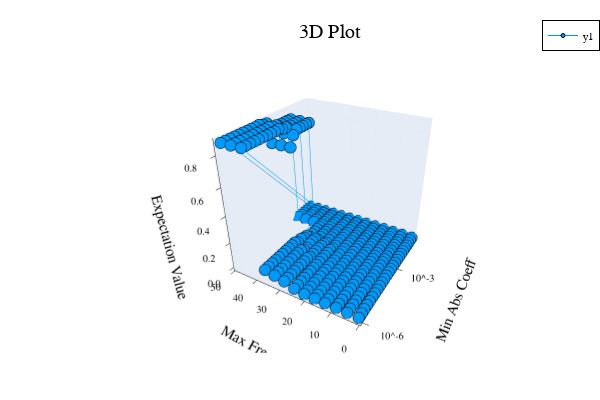
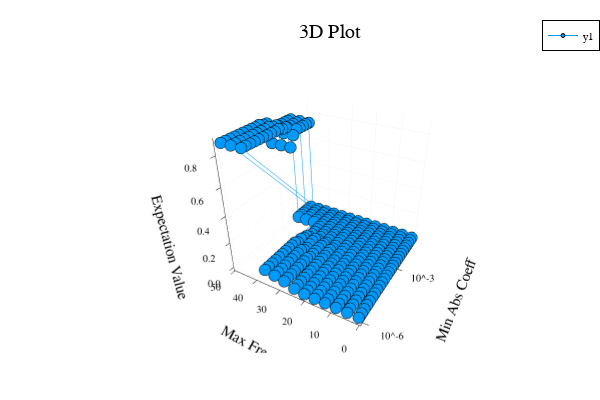

Here is the notebook cell these charts were saved with, in order:
### Code cell
# Unpack columns
x = [row[1] for row in expval_freq_abs]
y = [row[2] for row in expval_freq_abs]
z = [row[3] for row in expval_freq_abs]

plotlyjs()  # or pyplot() or gr()
plot3d(x, y, z,
    xflip = true,
    xlabel = "Max Freq",
    ylabel = "Min Abs Coeff",
    zlabel = "Expectation Value",
    title = "Max Freq vs Min Abs Coeff",
    marker = (:circle, 2),
    xscale = :linear,
    yscale = :log10
)

### Figure 1 — Plotly figure (JSON) as saved in the notebook; plotly's stock layout.template omitted (floating-point values rounded to 4 significant figures; data arrays with more than 128 entries replaced by an {"elided": "..."} marker saying what was removed)
{"data": [{"colorbar": {"len": 0.8657, "title": "", "x": 0.9934, "y": 0.5087}, "legendgroup": "y1", "line": {"color": "rgba(0, 154, 250, 1.000)", "dash": "solid", "shape": "linear", "width": 1}, "marker": {"color": "rgba(0, 154, 250, 1.000)", "line": {"color": "rgba(0, 0, 0, 1.000)", "width": 1}, "size": 4, "symbol": "circle"}, "mode": "lines+markers", "name": "y1", "scene": "scene", "showlegend": true, "transpose": false, "type": "scatter3d", "x": {"elided": "325 int values"}, "xaxis": "x", "y": {"elided": "325 float values"}, "yaxis": "y", "z": {"elided": "325 float values"}, "zaxis": "z"}], "layout": {"annotations": [{"font": {"color": "rgba(0, 0, 0, 1.000)", "family": "sans-serif", "size": 20}, "rotation": 0, "showarrow": false, "text": "3D Plot", "x": 0.5498, "xanchor": "center", "xref": "paper", "y": 1, "yanchor": "top", "yref": "paper"}], "height": 400, "legend": {"bgcolor": "rgba(255, 255, 255, 1.000)", "bordercolor": "rgba(0, 0, 0, 1.000)", "borderwidth": 1, "font": {"color": "rgba(0, 0, 0, 1.000)", "family": "sans-serif", "size": 11}, "title": {"font": {"color": "rgba(0, 0, 0, 1.000)", "family": "sans-serif", "size": 15}, "text": ""}, "tracegroupgap": 0, "traceorder": "normal", "x": 1, "xanchor": "auto", "y": 1, "yanchor": "auto"}, "margin": {"b": 20, "l": 0, "r": 0, "t": 20}, "paper_bgcolor": "rgba(255, 255, 255, 1.000)", "plot_bgcolor": "rgba(255, 255, 255, 1.000)", "scene": {"camera": {"eye": {"x": 1.126, "y": -1.95, "z": 1.3}, "projection": "orthographic"}, "domain": {"x": [0.1061, 0.9934], "y": [0.07581, 0.9415]}, "xaxis": {"gridcolor": "rgba(0, 0, 0, 0.100)", "gridwidth": 0.5, "linecolor": "rgba(0, 0, 0, 1.000)", "mirror": false, "range": [50.44, -0.44], "showgrid": true, "showline": true, "showticklabels": true, "tickangle": 0, "tickcolor": "rgb(0, 0, 0)", "tickfont": {"color": "rgba(0, 0, 0, 1.000)", "family": "sans-serif", "size": 11}, "tickmode": "array", "ticks": "inside", "ticktext": ["0", "10", "20", "30", "40", "50"], "tickvals": [0, 10, 20, 30, 40, 50], "title": "Max Freq", "titlefont": {"color": "rgba(0, 0, 0, 1.000)", "family": "sans-serif", "size": 15}, "type": "-", "visible": true, "zeroline": false, "zerolinecolor": "rgba(0, 0, 0, 1.000)"}, "yaxis": {"gridcolor": "rgba(0, 0, 0, 0.100)", "gridwidth": 0.5, "linecolor": "rgba(0, 0, 0, 1.000)", "mirror": false, "range": [-6.15, -0.85], "showgrid": true, "showline": true, "showticklabels": true, "tickangle": 0, "tickcolor": "rgb(0, 0, 0)", "tickfont": {"color": "rgba(0, 0, 0, 1.000)", "family": "sans-serif", "size": 11}, "tickmode": "array", "ticks": "inside", "ticktext": ["10^-6", "10^-3"], "tickvals": [1e-06, 0.001], "title": "Min Abs Coeff", "titlefont": {"color": "rgba(0, 0, 0, 1.000)", "family": "sans-serif", "size": 15}, "type": "log", "visible": true, "zeroline": false, "zerolinecolor": "rgba(0, 0, 0, 1.000)"}, "zaxis": {"gridcolor": "rgba(0, 0, 0, 0.100)", "gridwidth": 0.5, "linecolor": "rgba(0, 0, 0, 1.000)", "mirror": false, "range": [-0.02632, 0.9038], "showgrid": true, "showline": true, "showticklabels": true, "tickangle": 0, "tickcolor": "rgb(0, 0, 0)", "tickfont": {"color": "rgba(0, 0, 0, 1.000)", "family": "sans-serif", "size": 11}, "tickmode": "array", "ticks": "inside", "ticktext": ["0.0", "0.2", "0.4", "0.6", "0.8"], "tickvals": [0, 0.2, 0.4, 0.6, 0.8], "title": "Expectation Value", "titlefont": {"color": "rgba(0, 0, 0, 1.000)", "family": "sans-serif", "size": 15}, "type": "-", "visible": true, "zeroline": false, "zerolinecolor": "rgba(0, 0, 0, 1.000)"}}, "showlegend": true, "width": 600}}

### Figure 2 — Plotly figure (JSON) as saved in the notebook; plotly's stock layout.template omitted (floating-point values rounded to 4 significant figures; data arrays with more than 128 entries replaced by an {"elided": "..."} marker saying what was removed)
{"data": [{"colorbar": {"len": 0.8657, "title": "", "x": 0.9934, "y": 0.5087}, "legendgroup": "y1", "line": {"color": "rgba(0, 154, 250, 1.000)", "dash": "solid", "shape": "linear", "width": 1}, "marker": {"color": "rgba(0, 154, 250, 1.000)", "line": {"color": "rgba(0, 0, 0, 1.000)", "width": 1}, "size": 4, "symbol": "circle"}, "mode": "lines+markers", "name": "y1", "scene": "scene", "showlegend": true, "type": "scatter3d", "x": {"elided": "325 int values"}, "xaxis": "x", "y": {"elided": "325 float values"}, "yaxis": "y", "z": {"elided": "325 float values"}, "zaxis": "z"}], "layout": {"annotations": [{"font": {"color": "rgba(0, 0, 0, 1.000)", "family": "sans-serif", "size": 20}, "rotation": 0, "showarrow": false, "text": "3D Plot", "x": 0.5498, "xanchor": "center", "xref": "paper", "y": 1, "yanchor": "top", "yref": "paper"}], "height": 400, "legend": {"bgcolor": "rgba(255, 255, 255, 1.000)", "bordercolor": "rgba(0, 0, 0, 1.000)", "borderwidth": 1, "font": {"color": "rgba(0, 0, 0, 1.000)", "family": "sans-serif", "size": 11}, "title": {"font": {"color": "rgba(0, 0, 0, 1.000)", "family": "sans-serif", "size": 15}, "text": ""}, "tracegroupgap": 0, "traceorder": "normal", "x": 1, "xanchor": "auto", "y": 1, "yanchor": "auto"}, "margin": {"b": 20, "l": 0, "r": 0, "t": 20}, "paper_bgcolor": "rgba(255, 255, 255, 1.000)", "plot_bgcolor": "rgba(255, 255, 255, 1.000)", "scene": {"camera": {"eye": {"x": 1.126, "y": -1.95, "z": 1.3}, "projection": "orthographic"}, "domain": {"x": [0.1061, 0.9934], "y": [0.07581, 0.9415]}, "xaxis": {"gridcolor": "rgba(0, 0, 0, 0.100)", "gridwidth": 0.5, "linecolor": "rgba(0, 0, 0, 1.000)", "mirror": false, "range": [50.44, -0.44], "showgrid": true, "showline": true, "showticklabels": true, "tickangle": 0, "tickcolor": "rgb(0, 0, 0)", "tickfont": {"color": "rgba(0, 0, 0, 1.000)", "family": "sans-serif", "size": 11}, "tickmode": "array", "ticks": "inside", "ticktext": ["0", "10", "20", "30", "40", "50"], "tickvals": [0, 10, 20, 30, 40, 50], "title": "Max Freq", "titlefont": {"color": "rgba(0, 0, 0, 1.000)", "family": "sans-serif", "size": 15}, "type": "-", "visible": true, "zeroline": false, "zerolinecolor": "rgba(0, 0, 0, 1.000)"}, "yaxis": {"gridcolor": "rgba(0, 0, 0, 0.100)", "gridwidth": 0.5, "linecolor": "rgba(0, 0, 0, 1.000)", "mirror": false, "range": [-6.15, -0.85], "showgrid": true, "showline": true, "showticklabels": true, "tickangle": 0, "tickcolor": "rgb(0, 0, 0)", "tickfont": {"color": "rgba(0, 0, 0, 1.000)", "family": "sans-serif", "size": 11}, "tickmode": "array", "ticks": "inside", "ticktext": ["10^-6", "10^-3"], "tickvals": [1e-06, 0.001], "title": "Min Abs Coeff", "titlefont": {"color": "rgba(0, 0, 0, 1.000)", "family": "sans-serif", "size": 15}, "type": "log", "visible": true, "zeroline": false, "zerolinecolor": "rgba(0, 0, 0, 1.000)"}, "zaxis": {"gridcolor": "rgba(0, 0, 0, 0.100)", "gridwidth": 0.5, "linecolor": "rgba(0, 0, 0, 1.000)", "mirror": false, "range": [-0.02632, 0.9038], "showgrid": true, "showline": true, "showticklabels": true, "tickangle": 0, "tickcolor": "rgb(0, 0, 0)", "tickfont": {"color": "rgba(0, 0, 0, 1.000)", "family": "sans-serif", "size": 11}, "tickmode": "array", "ticks": "inside", "ticktext": ["0.0", "0.2", "0.4", "0.6", "0.8"], "tickvals": [0, 0.2, 0.4, 0.6, 0.8], "title": "Expectation Value", "titlefont": {"color": "rgba(0, 0, 0, 1.000)", "family": "sans-serif", "size": 15}, "type": "-", "visible": true, "zeroline": false, "zerolinecolor": "rgba(0, 0, 0, 1.000)"}}, "showlegend": true, "width": 600}}
